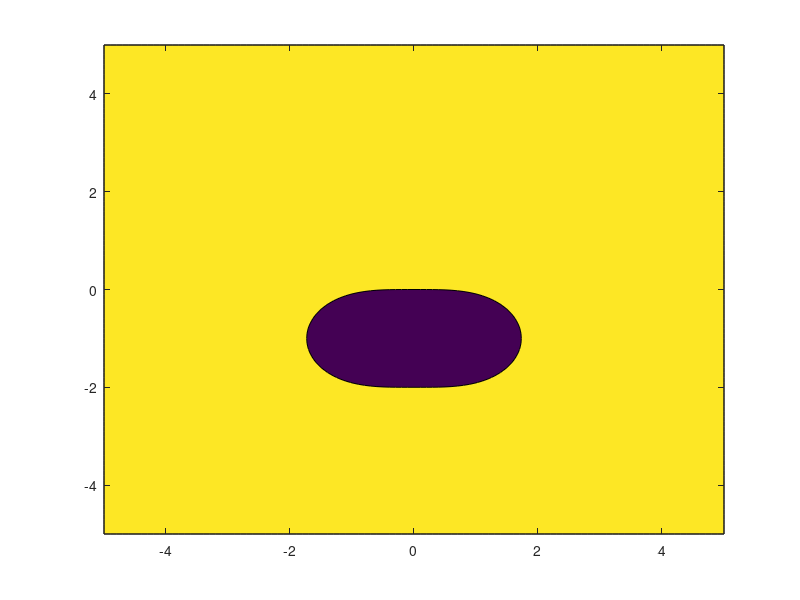

The MATLAB script that drew this image:
clear all
f = @(x) abs(0.5*(x+1)^2+0.5);

x = [];
y = [];
z = [];

x = -5:0.1:5;
y = -5:0.1:5;
z = zeros(length(x));
for i = 1:length(x)
    for j = 1:length(y)
        z(i, j) = f(x(i) + y(j)*1i);
    end
end

contourf(x, y, z, [0 1]);